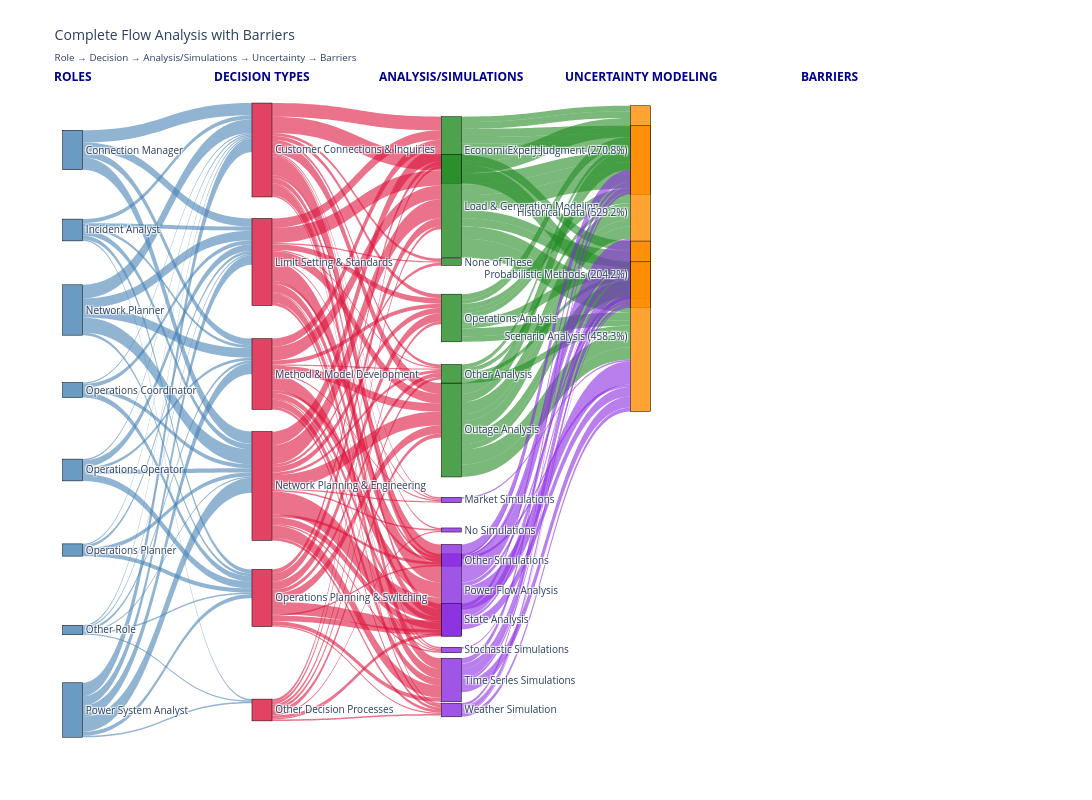

Write notebook code for a chart like this one.
### Markdown cell above
###  Execute Complete Analysis

### Code cell
# Load and create comprehensive mappings (using your existing code)
sps_file_path = 'data/syntax_english.sps'
COMPREHENSIVE_MAPPINGS = create_comprehensive_mappings(sps_file_path)

# Load and clean data - CORRECTED unpacking (remove involvement_columns)
csv_file_path = 'data/results.csv'
df_cleaned, role_columns, decision_columns, sub_alternatives_map = load_and_clean_data_with_spss(
    csv_file_path, COMPREHENSIVE_MAPPINGS
)

# Generate flow data with barriers
flow_data_with_barriers = create_flow_data_with_barriers(
    df_cleaned, ROLE_MAPPINGS, DECISION_MAPPINGS, ANALYSIS_MAPPINGS, 
    SIMULATION_MAPPINGS, UNCERTAINTY_GROUP_MAP, BARRIERS_GROUPED
)

# Create node structure with barriers
nodes_with_barriers, colors_with_barriers, positions_with_barriers = create_node_structure_with_barriers(flow_data_with_barriers)

# Build and display the complete Sankey diagram
complete_sankey_fig = build_sankey_with_barriers(nodes_with_barriers, flow_data_with_barriers, colors_with_barriers, positions_with_barriers)
complete_sankey_fig.show()

print("✅ Complete Sankey diagram with barriers rendered")

### Figure 1 — Plotly figure (JSON) as saved in the notebook; plotly's stock layout.template omitted (floating-point values rounded to 4 significant figures; data arrays with more than 128 entries replaced by an {"elided": "..."} marker saying what was removed)
{"data": [{"link": {"color": {"elided": "181 str values"}, "source": {"elided": "181 int values"}, "target": {"elided": "181 int values"}, "value": {"elided": "181 int values"}}, "node": {"color": ["rgba(70, 130, 180, 0.8)", "rgba(70, 130, 180, 0.8)", "rgba(70, 130, 180, 0.8)", "rgba(70, 130, 180, 0.8)", "rgba(70, 130, 180, 0.8)", "rgba(70, 130, 180, 0.8)", "rgba(70, 130, 180, 0.8)", "rgba(70, 130, 180, 0.8)", "rgba(220, 20, 60, 0.8)", "rgba(220, 20, 60, 0.8)", "rgba(220, 20, 60, 0.8)", "rgba(220, 20, 60, 0.8)", "rgba(220, 20, 60, 0.8)", "rgba(220, 20, 60, 0.8)", "rgba(34, 139, 34, 0.8)", "rgba(34, 139, 34, 0.8)", "rgba(34, 139, 34, 0.8)", "rgba(34, 139, 34, 0.8)", "rgba(34, 139, 34, 0.8)", "rgba(34, 139, 34, 0.8)", "rgba(138, 43, 226, 0.8)", "rgba(138, 43, 226, 0.8)", "rgba(138, 43, 226, 0.8)", "rgba(138, 43, 226, 0.8)", "rgba(138, 43, 226, 0.8)", "rgba(138, 43, 226, 0.8)", "rgba(138, 43, 226, 0.8)", "rgba(138, 43, 226, 0.8)", "rgba(255, 140, 0, 0.8)", "rgba(255, 140, 0, 0.8)", "rgba(255, 140, 0, 0.8)", "rgba(255, 140, 0, 0.8)", "rgba(255, 140, 0, 0.8)", "rgba(255, 140, 0, 0.8)", "rgba(255, 140, 0, 0.8)", "rgba(255, 140, 0, 0.8)", "rgba(255, 140, 0, 0.8)", "rgba(255, 140, 0, 0.8)", "rgba(178, 34, 34, 0.8)", "rgba(178, 34, 34, 0.8)", "rgba(178, 34, 34, 0.8)", "rgba(178, 34, 34, 0.8)", "rgba(178, 34, 34, 0.8)", "rgba(178, 34, 34, 0.8)"], "label": ["Connection Manager", "Incident Analyst", "Network Planner", "Operations Coordinator", "Operations Operator", "Operations Planner", "Other Role", "Power System Analyst", "Customer Connections & Inquiries", "Limit Setting & Standards", "Method & Model Development", "Network Planning & Engineering", "Operations Planning & Switching", "Other Decision Processes", "Economic Analysis", "Load & Generation Modeling", "None of These", "Operations Analysis", "Other Analysis", "Outage Analysis", "Market Simulations", "No Simulations", "Other Simulations", "Power Flow Analysis", "State Analysis", "Stochastic Simulations", "Time Series Simulations", "Weather Simulation", "Data Quality Issues\n(79.2%)", "Expert Judgment\n(270.8%)", "Historical Data\n(529.2%)", "Interpretation Challenges\n(12.5%)", "Knowledge Gaps\n(20.8%)", "Organizational Issues\n(41.7%)", "Probabilistic Methods\n(204.2%)", "Process Complexity\n(62.5%)", "Scenario Analysis\n(458.3%)", "Tool Support Issues\n(45.8%)", "Data Quality Issues\n(79.2%)", "Interpretation Challenges\n(12.5%)", "Knowledge Gaps\n(20.8%)", "Organizational Issues\n(41.7%)", "Process Complexity\n(62.5%)", "Tool Support Issues\n(45.8%)"], "line": {"color": "black", "width": 0.5}, "pad": 15, "thickness": 20, "x": [0.05, 0.05, 0.05, 0.05, 0.05, 0.05, 0.05, 0.05, 0.23, 0.23, 0.23, 0.23, 0.23, 0.23, 0.41, 0.41, 0.41, 0.41, 0.41, 0.41, 0.41, 0.41, 0.41, 0.41, 0.41, 0.41, 0.41, 0.41, 0.59, 0.59, 0.59, 0.59, 0.59, 0.59, 0.59, 0.59, 0.59, 0.59, 0.77, 0.77, 0.77, 0.77, 0.77, 0.77], "y": [0.1, 0.2143, 0.3286, 0.4429, 0.5571, 0.6714, 0.7857, 0.9, 0.1, 0.26, 0.42, 0.58, 0.74, 0.9, 0.1, 0.18, 0.26, 0.34, 0.42, 0.5, 0.6, 0.6429, 0.6857, 0.7286, 0.7714, 0.8143, 0.8571, 0.9, 0.1, 0.1889, 0.2778, 0.3667, 0.4556, 0.5444, 0.6333, 0.7222, 0.8111, 0.9, 0.1, 0.26, 0.42, 0.58, 0.74, 0.9]}, "type": "sankey"}], "layout": {"annotations": [{"font": {"color": "darkblue", "size": 12}, "showarrow": false, "text": "<b>ROLES</b>", "x": 0.05, "xanchor": "center", "y": 1.02}, {"font": {"color": "darkblue", "size": 12}, "showarrow": false, "text": "<b>DECISION TYPES</b>", "x": 0.23, "xanchor": "center", "y": 1.02}, {"font": {"color": "darkblue", "size": 12}, "showarrow": false, "text": "<b>ANALYSIS/SIMULATIONS</b>", "x": 0.41, "xanchor": "center", "y": 1.02}, {"font": {"color": "darkblue", "size": 12}, "showarrow": false, "text": "<b>UNCERTAINTY MODELING</b>", "x": 0.59, "xanchor": "center", "y": 1.02}, {"font": {"color": "darkblue", "size": 12}, "showarrow": false, "text": "<b>BARRIERS</b>", "x": 0.77, "xanchor": "center", "y": 1.02}], "font": {"size": 10}, "height": 800, "margin": {"b": 20, "l": 20, "r": 20, "t": 80}, "title": {"text": "Complete Flow Analysis with Barriers<br><sub>Role → Decision → Analysis/Simulations → Uncertainty → Barriers</sub>"}, "width": 1500}}
